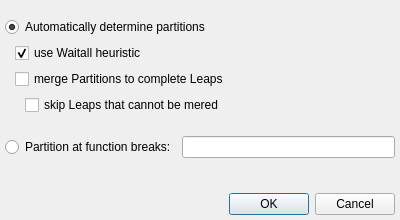
<?xml version="1.0" encoding="UTF-8"?>
<ui version="4.0">
 <class>ImportOptionsDialog</class>
 <widget class="QDialog" name="ImportOptionsDialog">
  <property name="geometry">
   <rect>
    <x>0</x>
    <y>0</y>
    <width>400</width>
    <height>220</height>
   </rect>
  </property>
  <property name="windowTitle">
   <string>OTF Import Options</string>
  </property>
  <layout class="QVBoxLayout" name="verticalLayout">
   <property name="margin">
    <number>5</number>
   </property>
   <item>
    <layout class="QVBoxLayout" name="optionsLayout">
     <property name="leftMargin">
      <number>0</number>
     </property>
     <property name="topMargin">
      <number>12</number>
     </property>
     <property name="rightMargin">
      <number>0</number>
     </property>
     <property name="bottomMargin">
      <number>0</number>
     </property>
     <item>
      <layout class="QVBoxLayout" name="verticalLayout_5" stretch="1,1">
       <item>
        <widget class="QRadioButton" name="heuristicRadioButton">
         <property name="text">
          <string>Automatically determine partitions</string>
         </property>
         <property name="checked">
          <bool>true</bool>
         </property>
        </widget>
       </item>
       <item>
        <layout class="QHBoxLayout" name="horizontalLayout_2">
         <property name="margin">
          <number>0</number>
         </property>
         <item>
          <spacer name="horizontalSpacer">
           <property name="orientation">
            <enum>Qt::Horizontal</enum>
           </property>
           <property name="sizeType">
            <enum>QSizePolicy::Fixed</enum>
           </property>
           <property name="sizeHint" stdset="0">
            <size>
             <width>10</width>
             <height>5</height>
            </size>
           </property>
          </spacer>
         </item>
         <item>
          <layout class="QVBoxLayout" name="verticalLayout_6">
           <item>
            <widget class="QCheckBox" name="waitallCheckbox">
             <property name="text">
              <string>use Waitall heuristic</string>
             </property>
             <property name="checked">
              <bool>true</bool>
             </property>
            </widget>
           </item>
           <item>
            <widget class="QCheckBox" name="leapCheckbox">
             <property name="text">
              <string>merge Partitions to complete Leaps</string>
             </property>
            </widget>
           </item>
           <item>
            <layout class="QHBoxLayout" name="horizontalLayout_3">
             <item>
              <spacer name="horizontalSpacer_2">
               <property name="orientation">
                <enum>Qt::Horizontal</enum>
               </property>
               <property name="sizeType">
                <enum>QSizePolicy::Fixed</enum>
               </property>
               <property name="sizeHint" stdset="0">
                <size>
                 <width>10</width>
                 <height>5</height>
                </size>
               </property>
              </spacer>
             </item>
             <item>
              <widget class="QCheckBox" name="skipCheckbox">
               <property name="text">
                <string>skip Leaps that cannot be mered</string>
               </property>
              </widget>
             </item>
            </layout>
           </item>
          </layout>
         </item>
        </layout>
       </item>
      </layout>
     </item>
     <item>
      <layout class="QHBoxLayout" name="horizontalLayout" stretch="0,1">
       <property name="topMargin">
        <number>15</number>
       </property>
       <item>
        <widget class="QRadioButton" name="functionRadioButton">
         <property name="text">
          <string>Partition at function breaks:</string>
         </property>
        </widget>
       </item>
       <item>
        <widget class="QLineEdit" name="functionEdit"/>
       </item>
      </layout>
     </item>
    </layout>
   </item>
   <item alignment="Qt::AlignBottom">
    <widget class="QDialogButtonBox" name="buttonBox">
     <property name="orientation">
      <enum>Qt::Horizontal</enum>
     </property>
     <property name="standardButtons">
      <set>QDialogButtonBox::Cancel|QDialogButtonBox::Ok</set>
     </property>
    </widget>
   </item>
  </layout>
 </widget>
 <resources/>
 <connections>
  <connection>
   <sender>buttonBox</sender>
   <signal>clicked(QAbstractButton*)</signal>
   <receiver>ImportOptionsDialog</receiver>
   <slot>reject()</slot>
   <hints>
    <hint type="sourcelabel">
     <x>316</x>
     <y>260</y>
    </hint>
    <hint type="destinationlabel">
     <x>286</x>
     <y>274</y>
    </hint>
   </hints>
  </connection>
 </connections>
</ui>
